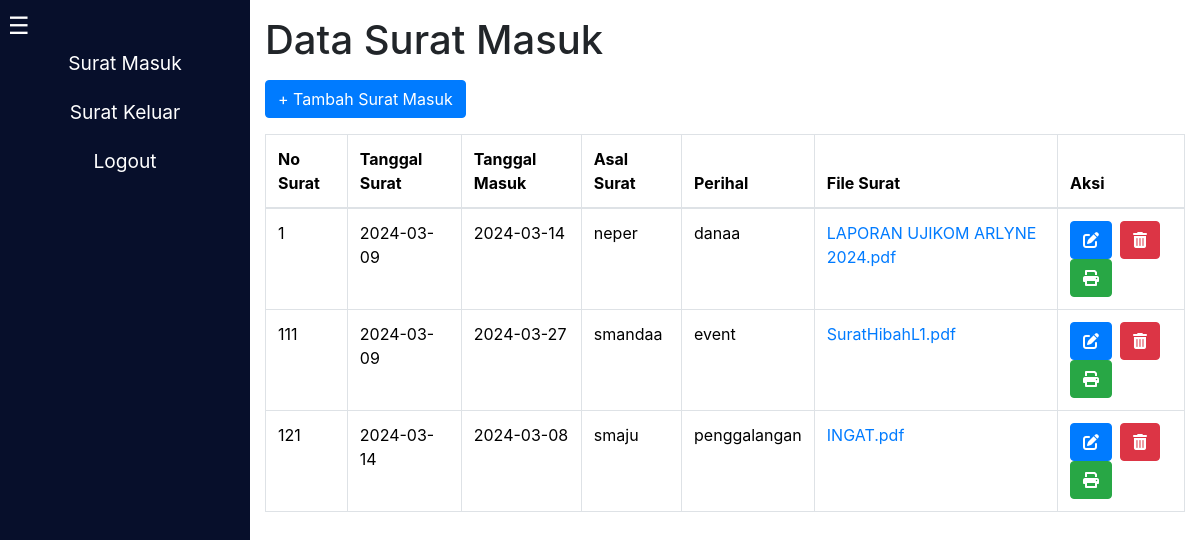
Before: /suratmasuk.php (signed in) with the older database file.
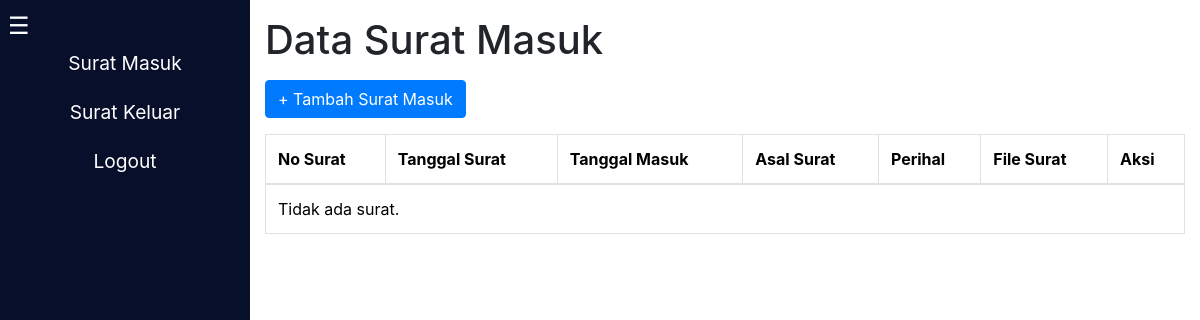
After: the same page with the newer database file.
### tables this page shows
CREATE TABLE `suratmasuk` (
  `id` int(11) NOT NULL,
  `no_surat` varchar(50) NOT NULL,
  `tanggal_surat` date NOT NULL,
  `tanggal_masuk` date NOT NULL,
  `asal_surat` varchar(100) NOT NULL,
  `perihal` varchar(255) NOT NULL,
  `file_surat` varchar(255) NOT NULL
);

### suratmasuk.php (the view, shortened to what this page needs)
<?php
include 'config/koneksi.php';
?>
<!DOCTYPE html>
<html lang="en">
<head>
    <link rel="stylesheet" href="assets/css/bootstrap.min.css">
    <link rel="stylesheet" href="https://cdnjs.cloudflare.com/ajax/libs/font-awesome/6.0.0/css/all.min.css">
</head>
<body>
    <?php include 'partials/sidebar.php'; ?>
    <div class="container mt-3">
        <h1>Data Surat Masuk</h1>
        <a href="aksi/suratmasuk/tambah.php" class="btn btn-primary mb-3 mt-2">+ Tambah Surat Masuk</a>
        <table class="table table-bordered">
            <thead>
                <tr>
                    <th>No Surat</th>
                    <th>Tanggal Surat</th>
                    <th>Tanggal Masuk</th>
                    <th>Asal Surat</th>
                    <th>Perihal</th>
                    <th>File Surat</th>
                    <th>Aksi</th>
                </tr>
            </thead>
            <tbody>
                <?php
                $query = "SELECT * FROM suratmasuk";
                $result = mysqli_query($link, $query);
                if (mysqli_num_rows($result) > 0) {
                    while ($row = mysqli_fetch_assoc($result)) {
                        echo "<tr>";
                        echo "<td>" . $row['no_surat'] . "</td>";
                        echo "<td>" . $row['tanggal_surat'] . "</td>";
                        echo "<td>" . $row['tanggal_masuk'] . "</td>";
                        echo "<td>" . $row['asal_surat'] . "</td>";
                        echo "<td>" . $row['perihal'] . "</td>";
                        echo "<td><a href='uploads/" . $row['file_surat'] . "' target='_blank'>" . $row['file_surat'] . "</a></td>";
                        echo "<td>";
                        echo "<a href='aksi/suratmasuk/edit.php?id=" . $row['id'] . "' class='btn btn-primary mr-2'><i class='fas fa-edit'></i></a>";
                        echo "<a href='aksi/suratmasuk/hapus.php?id=" . $row['id'] . "' class='btn btn-danger mr-2'><i class='fas fa-trash-alt'></i></a>";
                        echo "<a href='aksi/suratmasuk/cetak.php?id=" . $row['id'] . "' class='btn btn-success'><i class='fas fa-print'></i></a>";
                        echo "</td>";
                        echo "</tr>";
                    }
                } else {
                    echo "<tr><td colspan='7'>Tidak ada surat.</td></tr>";
                }
                ?>
            </tbody>
        </table>
    </div>
</body>
</html>

### partials/sidebar.php (shortened to what this page needs)
<!DOCTYPE html>
<html lang="en">
<head>
    <link rel="stylesheet" href="https://maxcdn.bootstrapcdn.com/bootstrap/4.5.2/css/bootstrap.min.css">
</head>
<body class="d-flex">
    <nav class="sidebar p-2">
        <div class="burger-menu" onclick="toggleSidebar()">☰</div>
        <ul class="sidebar-menu">
            <li><a href="suratmasuk.php" class="menu-items">Surat Masuk</a></li>
            <li><a href="suratkeluar.php" class="menu-items">Surat Keluar</a></li>
            <li><a href="aksi/logout.php" class="menu-items">Logout</a></li>
        </ul>
    </nav>
</body>
</html>

### partials/sidebar.php (style rules this page uses)
body { display: flex; min-height: 100vh; }
.sidebar { min-width: 250px; max-width: 250px; background-color: #070F2B; color: white; transition: min-width 0.5s, max-width 0.5s; }
ul { list-style-type: none; padding: 0; width: 100%; }
li { text-align: center; width: 100%; margin-bottom: 10px; padding: 5px; }
.menu-items { text-decoration: none; color: white; font-size: 1.2em; transition: color 0.3s ease, background-color 0.3s ease; width: 100%; padding: 10px; margin-bottom: 100rem; border-radius: 5px; }
.burger-menu { cursor: pointer; font-size: 24px; color: white; }

Changed rows visible on the page:
removed suratmasuk: no_surat "1", tanggal_surat "2024-03-09", tanggal_masuk "2024-03-14", asal_surat "neper", perihal "danaa", file_surat "LAPORAN UJIKOM ARLYNE 2024.pdf"
removed suratmasuk: no_surat "111", tanggal_surat "2024-03-09", tanggal_masuk "2024-03-27", asal_surat "smandaa", perihal "event", file_surat "SuratHibahL1.pdf"
removed suratmasuk: no_surat "121", tanggal_surat "2024-03-14", tanggal_masuk "2024-03-08", asal_surat "smaju", perihal "penggalangan", file_surat "INGAT.pdf"
Other visible differences:
text now shown: "Tidak ada surat."
